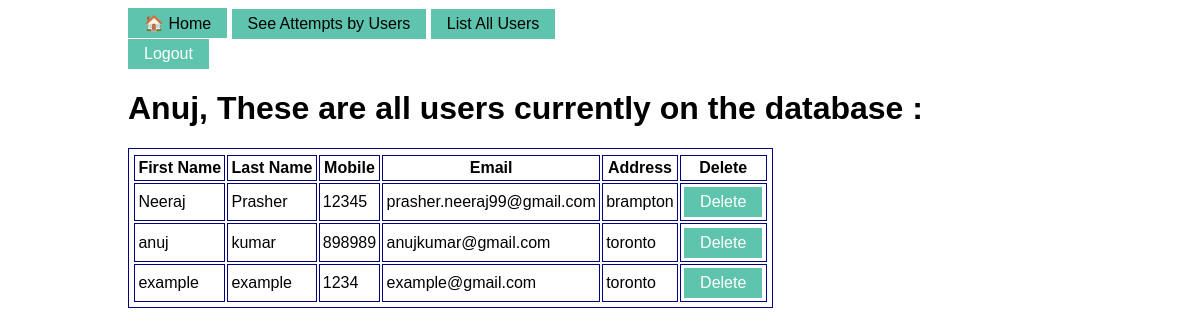
/examsystem/listofusers.php (signed in), run on the app's committed database.
### tables this page shows
CREATE TABLE `registration` (
  `First_name` varchar(50) NOT NULL,
  `Last_name` varchar(50) NOT NULL,
  `Mobile` int(11) NOT NULL,
  `Email` varchar(255) NOT NULL,
  `Address` varchar(255) NOT NULL,
  `Password` varchar(255) NOT NULL
);

### examsystem/listofusers.php (the view, shortened to what this page needs)
<?php
require('database.php');
if (!isset($_SESSION['adminemail'])) {
    header('location:index.php');
}
else {
    $querygetallusers = 'SELECT * FROM registration';
    $statement = $db->prepare($querygetallusers);
    $statement->execute();
    $allusers = $statement->fetchAll();
?>
<!DOCTYPE html>
<html lang="en">
<head>
  <link rel="stylesheet" href="main.css">
</head>
<body>
<main>
        <button class = "stylebutton">
            <a href="./admindashboard.php"><span>&#x1F3E0;</span> Home</a>
        </button>
        <button class = "stylebutton">
            <a href="./attemptbyall.php">See Attempts by Users</a>
        </button>
        <button class = "stylebutton">
            <a href="./listofusers.php">List All Users</a>
        </button>
        <form action="./index.php" method="post">
        <button type="submit" class = "stylebutton" name="logout">
            Logout
        </button>
        </form>
        <h1> <?php
        echo $_SESSION['First_name'];
        ?>, These are all users currently on the database :</h1>
        <form action="./listofusers.php" method="post">
        <table>
            <tr>
                <th>First Name</th>
                <th>Last Name</th>
                <th>Mobile</th>
                <th>Email</th>
                <th>Address</th>
                <th class="right">Delete</th>
            </tr>
            <?php foreach ($allusers as $user) :
                ?>
            <tr>
                <td><?php echo $user['First_name']; ?></td>
                <td><?php echo $user['Last_name']; ?></td>
                <td><?php echo $user['Mobile']; ?></td>
                <td><?php echo $user['Email']; ?></td>
                <td><?php echo $user['Address']; ?></td>
                <td class="right">
                    <button name="deleteuser" value="<?php echo $user['Email'];?>" class="stylebutton deletebutton">
                    Delete
                    </button>
                </td>
            </tr>
            <?php endforeach;
            ?>
        </table>
        </form>
    </main>
</body>
</html>
<?php
}
?>

### examsystem/main.css (style rules this page uses)
body { position: absolute; left: 10%; right: 10%; min-width: 820px; font-family: Arial, Helvetica, sans-serif; }
.stylebutton { background:rgba(26, 171, 138, 0.7); color:#fff; border:none; position:relative; height:30px; font-size:1em; padding:0 1em; cursor:pointer; transition:800ms ease all; outline:none; }
.stylebutton:before,button:after { content:''; position: absolute; top:0; right:0; height:2px; width:0; background: rgba(26, 171, 138, 1);; transition:400ms ease all; }
.stylebutton:after { right:inherit; top:inherit; left:0; bottom:0; }
ol button, .deletebutton:before { background: rgba(171, 26, 26, 1); top: 30px; }
ol button, .deletebutton:after { background: rgba(171, 26, 26, 1); top: 0px; }
a { text-decoration: none; color: black; }
table, th, td { padding: 0.2em; border: 1px solid navy; }

### data on the page
registration: First_name "Neeraj", Last_name "Prasher", Mobile "12345", Email "prasher.neeraj99@gmail.com", Address "brampton"
registration: First_name "anuj", Last_name "kumar", Mobile "898989", Email "anujkumar@gmail.com", Address "toronto"
registration: First_name "example", Last_name "example", Mobile "1234", Email "example@gmail.com", Address "toronto"

### other printed values
$_SESSION['First_name'] "Anuj"
